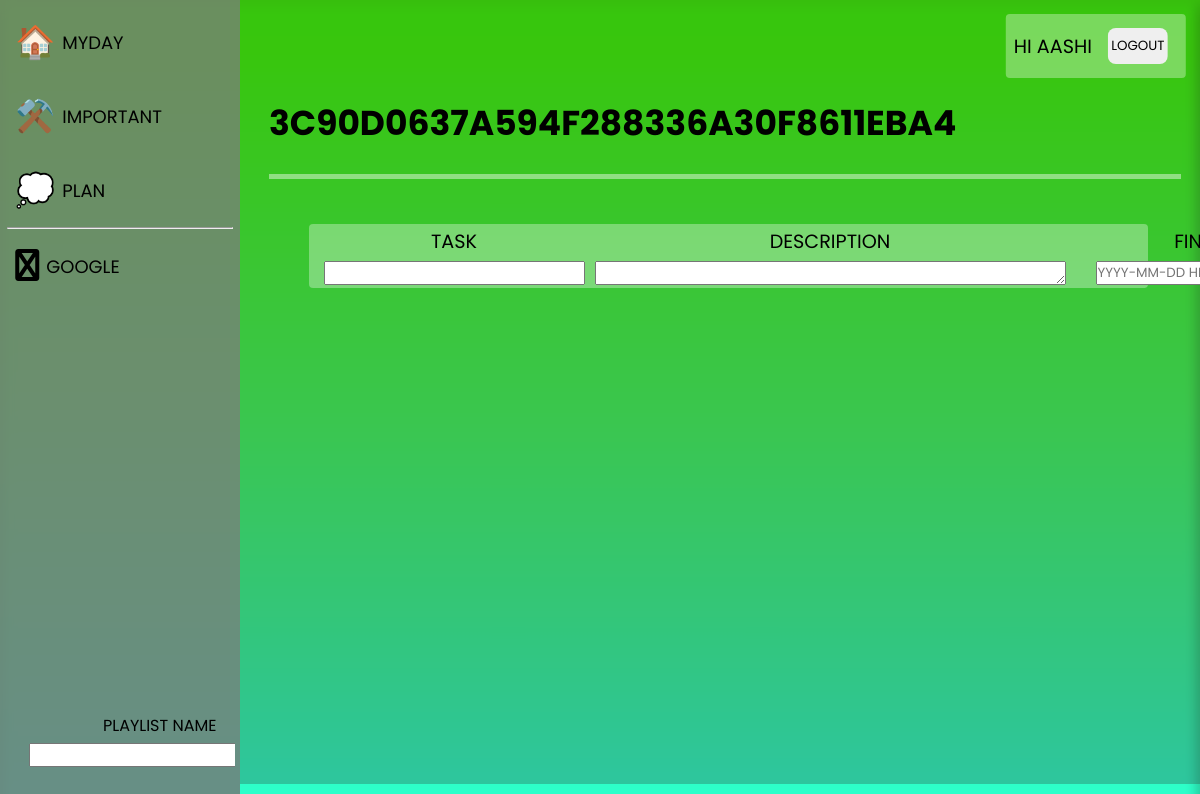
Page /3c90d0637a594f288336a30f8611eba4/create-task (signed in) on the earlier database version.
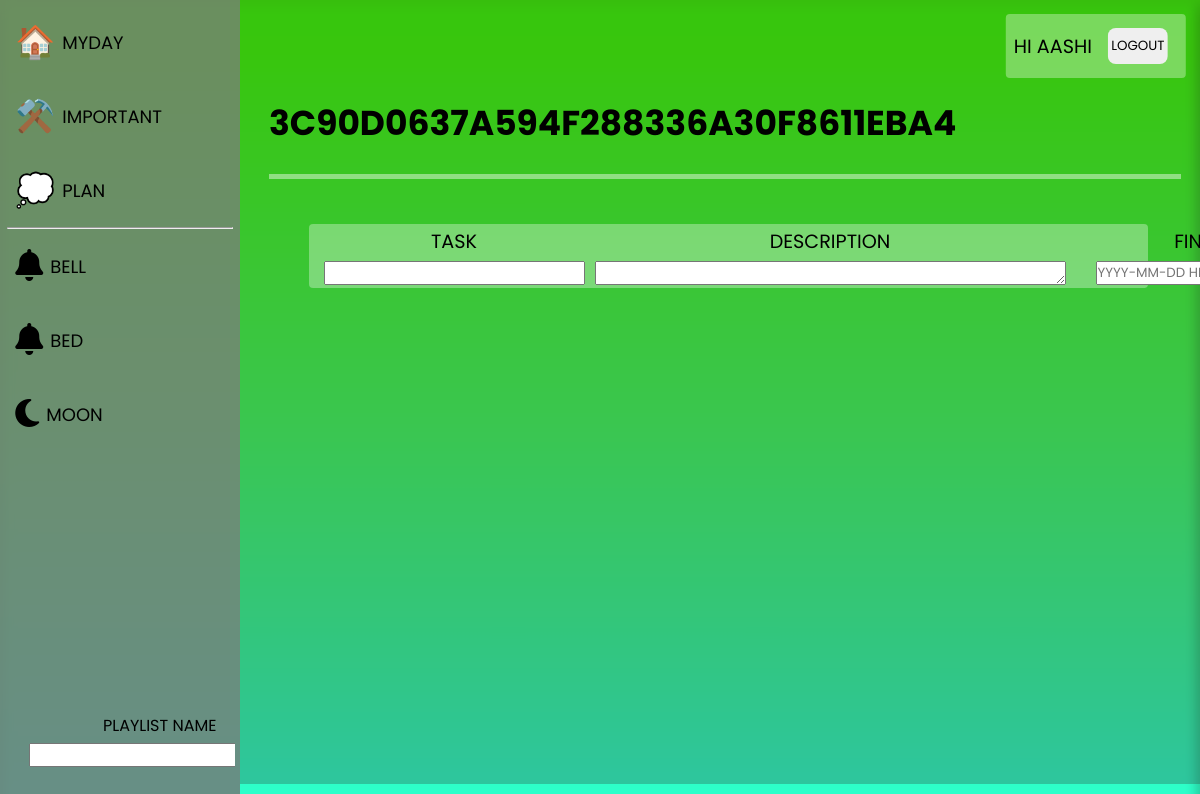
Same page on the later database version.
### todo/models.py (models this page shows, shortened)
class PlayListClass(models.Model):
    id = models.UUIDField(primary_key=True, default=uuid.uuid4, editable=False,unique=True)
    user=models.ForeignKey(User, verbose_name='User', on_delete=models.CASCADE,null=True)
    title=models.CharField(max_length=50)
    playlist=models.ForeignKey(TodoClass, verbose_name="plan", on_delete=models.CASCADE,blank=True,null=True)
    finished=models.ForeignKey(FinishTimeClass, verbose_name="playlist_finished", on_delete=models.CASCADE,blank=True,null=True)
    class Meta:
        verbose_name='playlist'
        verbose_name_plural='playlists'

### todo/views.py (the view, shortened to what this page needs)
# urls.py: path('<str:playlist>/',combined_function,name='todo'),
@login_required
def combined_function(request, playlist):
    user=request.user
    time = False
    ctr = None
    heading = set()
    play = PlayListClass.objects.filter(user=user).order_by('title')
    for lst in play:
        heading.add(lst.title)
    tasks = {}
    if playlist == 'myday':
        playlists = MyDayClass.objects.filter(user=user, playlist__create_time__date=current_date).order_by(Case(When(playlist__finished=False, then=0), default=1),'-playlist__create_time')
        ctr = MyDayClass
    elif playlist == 'important':
        playlists = ImportantClass.objects.filter(user=user).order_by(Case(When(playlist__finished=False, then=0), default=1),'-playlist__create_time')
        ctr = ImportantClass
    elif playlist == 'plan':
        playlists = PlanClass.objects.filter(user=user).order_by(Case(When(playlist__finished=False, then=0), default=1),'-playlist__create_time')
        ctr = PlanClass
        time = True
    else:
        playlists = PlayListClass.objects.filter(Q(title=playlist.lower()) & Q(user=user)).order_by(Case(When(playlist__finished=False, then=0), default=1),'-playlist__create_time')
        ctr = PlayListClass
        time = True
    if request.method == "POST":
        form3=NewPlayListForm(request.POST)
        form1 = TodoForm(request.POST)
        if form3.is_valid() and form3.cleaned_data.get('form_type') == 'form3':
            var=form3.save()
            var.user=user
            var.save()
            return redirect('todo',playlist=playlist)
        form2 = None
        if time:
            form2 = FinishTimeForm(request.POST)
        if form1.is_valid() and form1.cleaned_data.get('form_type') == 'form1':
            todo = form1.save()
        if form2 is not None and form2.is_valid():
            finish = form2.save()
        if ctr == PlayListClass:
            ctr = PlayListClass.objects.create(title=playlist,user=user, playlist=todo, finished=finish)
            print(ctr.id)
        elif time:
            ctr = ctr.objects.create(playlist=todo, finished=finish,user=user)
        else:
            ctr = ctr.objects.create(playlist=todo,user=user)
        return redirect('todo', playlist=playlist)
    else:
        form1 = TodoForm()
        form2 = None
        if time:
            form2 = FinishTimeForm()
        form3=NewPlayListForm()
    if tasks!={None:None}:
        valid=True
    else:
        valid=False
    context = {
        'tasks': tasks,
        'headings': heading,
        'form1': form1,
        'form2': form2,
        'form3':form3,
        "list":valid,
        "playlist": playlist,
        "path":str(playlist),
    }
    print('/'+str(playlist)+'/')
    return render(request, template_name, context)

### todo/forms.py
class TodoForm(forms.ModelForm):
    form_type = forms.CharField(widget=forms.HiddenInput(), initial='form1',label='')
    class Meta:
        model=TodoClass
        fields=['title','description']
        labels={
            "title":"task",
        }

class FinishTimeForm(forms.ModelForm):
    class Meta:
        model=FinishTimeClass
        fields=['finish_time']
        widgets = {
            'finish_time': forms.DateTimeInput(attrs={'placeholder': 'YYYY-MM-DD HH-MM-SS'}),
        }

### templates/home.html (shortened to what this page needs)
{% load static %}
<!DOCTYPE html>
<html lang="en">
<head>
    <link rel="stylesheet" href={% static '/css/style.css' %}>
</head>
<body>
    <div class="box">
        <div class="container1">
            <nav>
                <div class="items">
                    <div class="store">
                        <ul>
                            <li
                            {% if request.path == '/myday/' %}
                            style="border-left:8px solid #02d002;"
                    {% else %}
                    style="border-left:8px solid transparent ;"
                    {% endif %}
                    >
                    <span class="logo">🏠</span>
                    <a href="{% url 'todo' 'myday' %}">myday</a>
                </li>
                <li
                {% if request.path == '/important/' %}
                style="border-left:8px solid #02d099;"
                {% else %}
                style="border-left:8px solid transparent;"
                {% endif %}
                >
                <span class="logo">⚒️</span>
                <a href="{% url 'todo' 'important' %}">important</a>
            </li>
            <li
            {% if request.path == '/plan/' %}
            style="border-left:8px solid #d04e02;"
            {% else %}
            style="border-left:8px solid transparent;"
            {% endif %}
            >
            <span class="logo">💭</span>
            <a href="{% url 'todo' 'plan' %}"plan>plan</a>
        </li>
        <hr>
        {% for heading in headings %}
        <li
        {% if  heading in request.path %}
        style="border-left:8px solid #a002d0;"
        {% else %}
        style="border-left:8px solid transparent;"
        {% endif %}
        >
        <span class="logo"><i class="fa-solid fa-{{heading}} fa-bell {% if heading == path %}fa-shake{% endif %} fa-1x"></i></span>
        <a href="{% url 'todo' playlist=heading %}">{{ heading }}</a>
    </li>
    {% endfor %}
</ul>
</div>
<div class="create-new-playlist">
                    {% include 'create-playlist.html' %}
                </div>
            </div>
        </nav>
    </div>
    <div class="container2">
        <div class="user">
            <div class="username">hi {{request.user.username}}</div>
            <button>
                <a href="{% url 'logout' %}">Logout</a>
            </button>
        </div>
        {% include 'fullpage.html' %}
</div>
</body>
</html>

Differences in the rows shown:
removed PlayListClass: headings "GOOGLE"
added PlayListClass: headings "BELL"
added PlayListClass: headings "BED"
added PlayListClass: headings "MOON"
